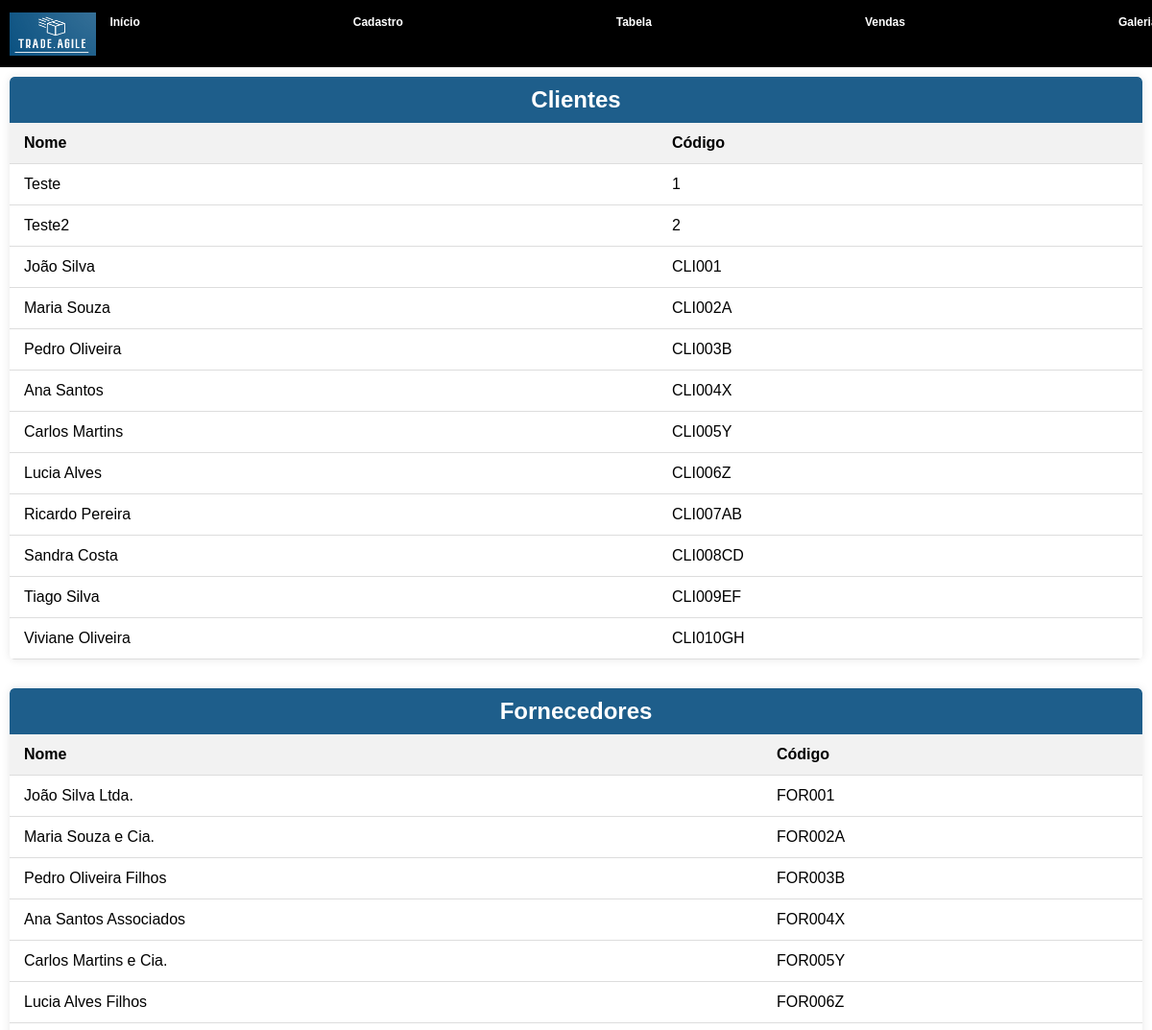
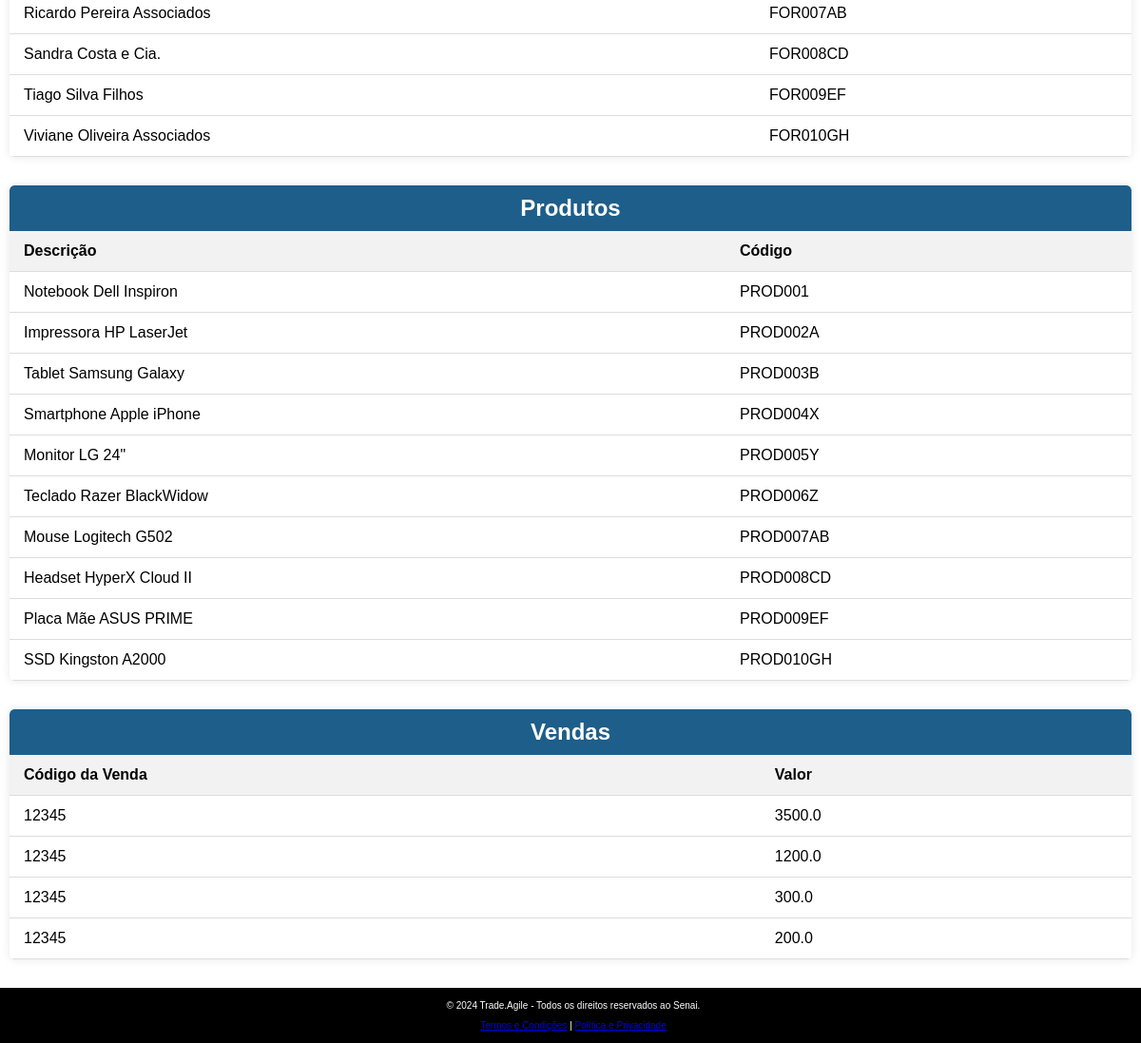
The page /demonstrativo_tabelas/ on the database its author committed (2 pictures, top to bottom).
### trade/models.py (models this page shows)
class Cliente(models.Model):
    idcli = models.AutoField(primary_key=True)
    codcli = models.CharField(max_length=10)
    nomecli = models.CharField(max_length=100)
    razasoccli = models.CharField(max_length=100)
    datacli = models.DateField()
    cnpjcli = models.CharField(max_length=20)
    fonecli = models.CharField(max_length=20)
    cidcli = models.CharField(max_length=50)
    estcli = models.CharField(max_length=100)
    class Meta:
        db_table = 'cliente'

class Fornecedor(models.Model):
    idforn = models.AutoField(primary_key=True)
    codiforn = models.CharField(max_length=10)
    nomeforn = models.CharField(max_length=100)
    razasocforn = models.CharField(max_length=100)
    foneforn = models.CharField(max_length=20)
    class Meta:
        db_table = 'fornecedor'

class Produto(models.Model):
    idprod = models.AutoField(primary_key=True)
    codiprod = models.CharField(max_length=20)
    descprod = models.CharField(max_length=100)
    valorprod = models.FloatField()
    situprod = models.CharField(max_length=1)
    idforn = models.ForeignKey('Fornecedor', on_delete=models.CASCADE)
    class Meta:
        db_table = 'produto'

class Venda(models.Model):
    idvend = models.AutoField(primary_key=True)
    codivend = models.CharField(max_length=10)
    idcli = models.ForeignKey('Cliente', on_delete=models.CASCADE)
    idforn = models.ForeignKey('Fornecedor', on_delete=models.CASCADE)
    idvende = models.ForeignKey('Vendedor', on_delete=models.CASCADE)
    valorvend = models.FloatField()
    descvend = models.FloatField()
    totalvend = models.FloatField()
    datavend = models.DateField()
    valorcomissao = models.DecimalField(max_digits=10, decimal_places=2)
    class Meta:
        db_table = 'venda'

### trade/views.py (the view)
# urls.py: path('demonstrativo_tabelas/', views.demonstrativo_tabelas, name='demonstrativo_tabelas'),
def demonstrativo_tabelas(request):
    clientes = Cliente.objects.all()
    fornecedores = Fornecedor.objects.all()
    produtos = Produto.objects.all()
    vendas = Venda.objects.all()
    return render(request, 'trade/demonstrativo_tabelas.html', {
        'clientes': clientes,
        'fornecedores': fornecedores,
        'produtos': produtos,
        'vendas': vendas,
    })

### trade/templates/trade/demonstrativo_tabelas.html (shortened to what this page needs)
<!DOCTYPE html>
<html>
<head>
    {% load static %}
    <link rel="stylesheet" type="text/css" href="{% static 'css/demonstrativo_tabelas.css' %}">
</head>
<body>
    <header>
        <nav>
            <img src="{% static 'trade/images/trade.agile.png' %}" alt="Logo" class="logo">
            <ul>
                <li class="topico"><a href="{% url 'home' %}">Início</a></li>
                <li class="topico"><a href="{% url 'cadastro_clientes' %}">Cadastro</a></li>
                <li class="topico-atual"><a href="{% url 'demonstrativo_tabelas' %}">Tabela</a></li>
                <li class="topico"><a href="{% url 'realizar_venda' %}">Vendas</a></li>
                <li class="topico"><a href="{% url 'galeria_produtos' %}">Galeria</a></li>
            </ul>
        </nav>
    </header>
    <div class="container">
        <div class="table-container">
            <h2>Clientes</h2>
            <table>
                <thead>
                    <tr>
                        <th>Nome</th>
                        <th>Código</th>
                    </tr>
                </thead>
                <tbody>
                    {% for cliente in clientes %}
                    <tr>
                        <td>{{ cliente.nomecli }}</td>
                        <td>{{ cliente.codcli }}</td>
                    </tr>
                    {% endfor %}
                </tbody>
            </table>
        </div>
        <div class="table-container">
            <h2>Fornecedores</h2>
            <table>
                <thead>
                    <tr>
                        <th>Nome</th>
                        <th>Código</th>
                    </tr>
                </thead>
                <tbody>
                    {% for fornecedor in fornecedores %}
                    <tr>
                        <td>{{ fornecedor.nomeforn }}</td>
                        <td>{{ fornecedor.codiforn }}</td>
                    </tr>
                    {% endfor %}
                </tbody>
            </table>
        </div>
        <div class="table-container">
            <h2>Produtos</h2>
            <table>
                <thead>
                    <tr>
                        <th>Descrição</th>
                        <th>Código</th>
                    </tr>
                </thead>
                <tbody>
                    {% for produto in produtos %}
                    <tr>
                        <td>{{ produto.descprod }}</td>
                        <td>{{ produto.codiprod }}</td>
                    </tr>
                    {% endfor %}
                </tbody>
            </table>
        </div>
        <div class="table-container">
            <h2>Vendas</h2>
            <table>
                <thead>
                    <tr>
                        <th>Código da Venda</th>
                        <th>Valor</th>
                    </tr>
                </thead>
                <tbody>
                    {% for venda in vendas %}
                    <tr>
                        <td>{{ venda.codivend }}</td>
                        <td>{{ venda.valorvend }}</td>
                    </tr>
                    {% endfor %}
                </tbody>
            </table>
        </div>
    </div>
    <footer>
        <p>&copy; 2024 Trade.Agile - Todos os direitos reservados ao Senai.</p>
        <p><a href="#">Termos e Condições</a> | <a href="#">Política e Privacidade</a></p>
    </footer>
</body>
</html>

### trade/static/css/demonstrativo_tabelas.css (style rules this page uses)
header { background-color: #000000; color: #ffffff; padding: 0; display: flex; justify-content: space-between; align-items: center; height: 70px; }
.logo { float: left; margin-right: 20px; margin-left: 10px; width: 90px; height: 45px; }
nav ul { list-style-type: none; margin: 0; padding: 0; display: flex; justify-content: center; gap: 222px; }
nav a { color: #ffffff; text-decoration: none; font-weight: bold; padding-bottom: 8px; transition: color 0.3s; position: relative; font-size: 12px; }
nav a:before { content: ''; position: absolute; width: 100%; height: 2px; background-color: #1E5E8B; bottom: 0; left: 0; transform: scaleX(0); transform-origin: bottom right; transition: transform 0.3s ease-out; }
footer { background-color: #000000; color: #ffffff; padding: 3px; text-align: center; font-size: 10px; bottom: 0; width: 100%; }
.table-container { margin-bottom: 30px; background-color: #fff; border-radius: 5px; box-shadow: 0 0 10px rgba(0, 0, 0, 0.1); overflow: hidden; margin-top: 10px; margin-left: 10px; margin-right: 10px; }
.table-container h2 { background-color: #1e5e8b; color: #fff; padding: 10px; margin: 0; border-top-left-radius: 5px; border-top-right-radius: 5px; text-align: center; }
table { width: 100%; border-collapse: collapse; }
th, td { padding: 12px 15px; text-align: left; border-bottom: 1px solid #ddd; }
th { background-color: #f2f2f2; }
body { font-family: 'Arial', sans-serif; margin: 0; padding: 0; background-color: #ffffff; overflow-x: hidden; }

### rows shown on the page
Cliente: nomecli "Teste", codcli "1"
Cliente: nomecli "Teste2", codcli "2"
Cliente: nomecli "João Silva", codcli "CLI001"
Cliente: nomecli "Maria Souza", codcli "CLI002A"
Cliente: nomecli "Pedro Oliveira", codcli "CLI003B"
Cliente: nomecli "Ana Santos", codcli "CLI004X"
Cliente: nomecli "Carlos Martins", codcli "CLI005Y"
Cliente: nomecli "Lucia Alves", codcli "CLI006Z"
Cliente: nomecli "Ricardo Pereira", codcli "CLI007AB"
Cliente: nomecli "Sandra Costa", codcli "CLI008CD"
Cliente: nomecli "Tiago Silva", codcli "CLI009EF"
Cliente: nomecli "Viviane Oliveira", codcli "CLI010GH"
Fornecedor: nomeforn "João Silva Ltda.", codiforn "FOR001"
Fornecedor: nomeforn "Maria Souza e Cia.", codiforn "FOR002A"
Fornecedor: nomeforn "Pedro Oliveira Filhos", codiforn "FOR003B"
Fornecedor: nomeforn "Ana Santos Associados", codiforn "FOR004X"
Fornecedor: nomeforn "Carlos Martins e Cia.", codiforn "FOR005Y"
Fornecedor: nomeforn "Lucia Alves Filhos", codiforn "FOR006Z"
Fornecedor: nomeforn "Ricardo Pereira Associados", codiforn "FOR007AB"
Fornecedor: nomeforn "Sandra Costa e Cia.", codiforn "FOR008CD"
Fornecedor: nomeforn "Tiago Silva Filhos", codiforn "FOR009EF"
Fornecedor: nomeforn "Viviane Oliveira Associados", codiforn "FOR010GH"
Produto: descprod "Notebook Dell Inspiron", codiprod "PROD001"
Produto: descprod "Impressora HP LaserJet", codiprod "PROD002A"
Produto: descprod "Tablet Samsung Galaxy", codiprod "PROD003B"
Produto: descprod "Smartphone Apple iPhone", codiprod "PROD004X"
Produto: descprod "Monitor LG 24\"", codiprod "PROD005Y"
Produto: descprod "Teclado Razer BlackWidow", codiprod "PROD006Z"
Produto: descprod "Mouse Logitech G502", codiprod "PROD007AB"
Produto: descprod "Headset HyperX Cloud II", codiprod "PROD008CD"
Produto: descprod "Placa Mãe ASUS PRIME", codiprod "PROD009EF"
Produto: descprod "SSD Kingston A2000", codiprod "PROD010GH"
Venda: codivend "12345", valorvend "3500.0"
Venda: codivend "12345", valorvend "1200.0"
Venda: codivend "12345", valorvend "300.0"
Venda: codivend "12345", valorvend "200.0"
